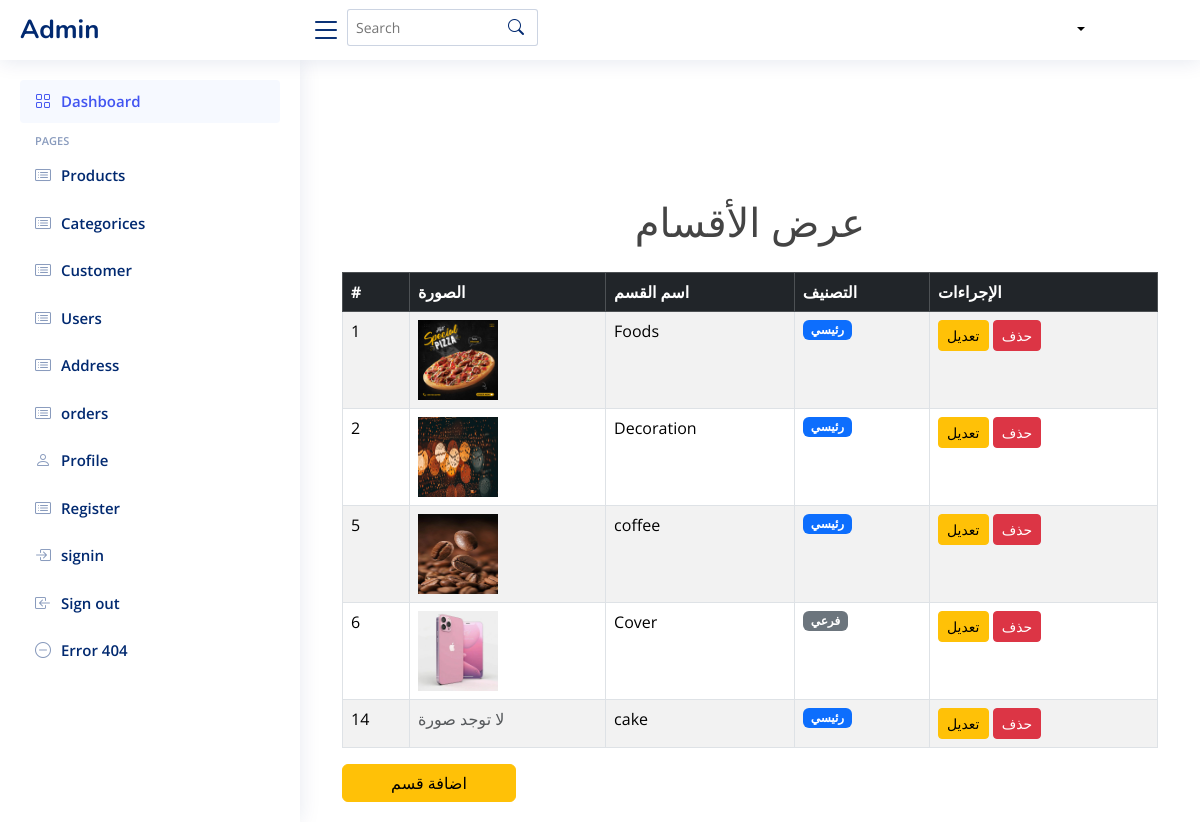
The page /showcate on the database as committed earlier.
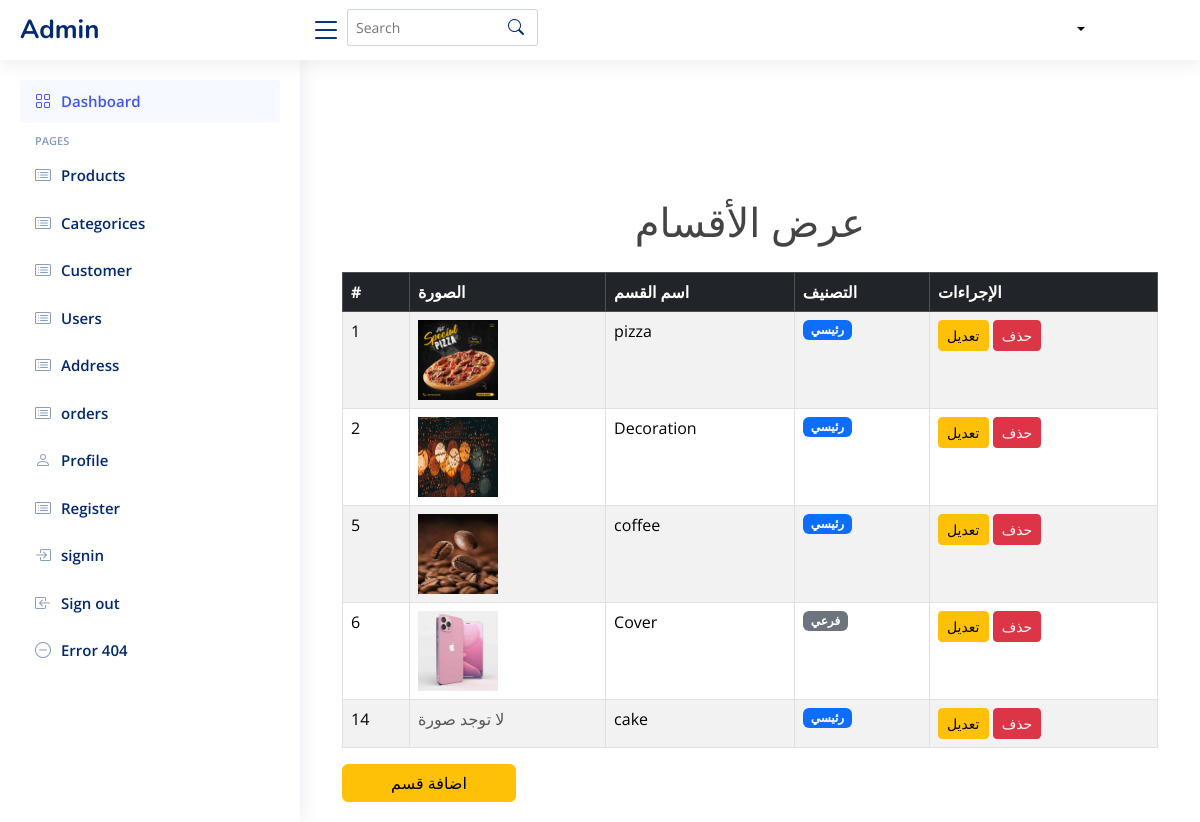
The same page on the database as committed later.
### tables this page shows
CREATE TABLE category (
    id INTEGER PRIMARY KEY AUTOINCREMENT,
    name TEXT  NULL,
    parent_id INTEGER,
    image TEXT,
    FOREIGN KEY (parent_id) REFERENCES categories (id) ON DELETE SET NULL
);

### app.py (the view)
@app.route('/showcate')
def categories():
    conn = get_db_connection()
    cursor = conn.cursor()
    cursor.execute("SELECT * FROM category")
    categories = cursor.fetchall()
    conn.close()
    return render_template('admin/showcate.html', categories=categories)

### app.py (called while the page is built)
def get_db_connection():
    conn = sqlite3.connect('database/Eshop.db')
    conn.row_factory = sqlite3.Row
    return conn

### templates/admin/showcate.html
{%include 'admin/header.html'%}
  <main id="main" class="main">
    <div class="container mt-5">
        <h1 class="text-center mb-4">عرض الأقسام</h1>
        <table class="table table-bordered table-striped">
            <thead class="table-dark">
                <tr>
                    <th>#</th>
                    <th>الصورة</th>
                    <th>اسم القسم</th>
                    <th>التصنيف</th>
                    <th>الإجراءات</th>
                </tr>
            </thead>
            <tbody>
                {% for category in categories %}
                <tr>
                    <td>{{ category['id'] }}</td>
                    <td>
                        {% if category['image'] %}
                            <img src="{{ category['image'] }}" alt="صورة {{ category['name'] }}" width="80" height="80">
                        {% else %}
                            <span class="text-muted">لا توجد صورة</span>
                        {% endif %}
                    </td>
                    <td>{{ category['name'] }}</td>
                    <td>
                        {% if category['parent_id'] %}
                            <span class="badge bg-secondary">فرعي</span>
                        {% else %}
                            <span class="badge bg-primary">رئيسي</span>
                        {% endif %}
                    </td>
                    <td>
                        <a href="{{ url_for('edit_category', category_id=category['id']) }}" class="btn btn-warning btn-sm">تعديل</a>
                        <a href="{{ url_for('delete_category', category_id=category['id']) }}" class="btn btn-danger btn-sm" onclick="return confirm('هل أنت متأكد من الحذف؟');">حذف</a>
                    </td>
                </tr>
                {% endfor %}
            </tbody>
        </table>
        <a href="{{ url_for('add_category') }}" class="btn btn-warning ps-5 pe-5">اضافة قسم</a>
    </div>
    </main>
</body>
</html>

### templates/admin/header.html (shortened to what this page needs)
<!DOCTYPE html>
<html lang="en">
<head>
<!DOCTYPE html>
<html lang="en">
<head>
  <link href="https://cdn.jsdelivr.net/npm/bootstrap@5.3.0/dist/css/bootstrap.min.css" rel="stylesheet">
  <link href="static/vendor/bootstrap/css/bootstrap.min.css" rel="stylesheet">
  <link href="static/vendor/bootstrap-icons/bootstrap-icons.css" rel="stylesheet">
  <link href="static/vendor/boxicons/css/boxicons.min.css" rel="stylesheet">
  <link href="static/vendor/quill/quill.snow.css" rel="stylesheet">
  <link href="static/vendor/quill/quill.bubble.css" rel="stylesheet">
  <link href="static/vendor/remixicon/remixicon.css" rel="stylesheet">
  <link href="static/vendor/simple-datatables/style.css" rel="stylesheet">
  <link rel="stylesheet" href="static/css/fontawesome.min.css">
  <link rel="stylesheet" href="static/css/fontawesome.css">
  <link rel="stylesheet" href="static/css/all.min.css">
  <link href="static/css/index.css" rel="stylesheet">
</head>
<body>
  <header id="header" class="header fixed-top d-flex align-items-center">
    <div class="d-flex align-items-center justify-content-between">
      <a href="{{ url_for('home') }}" class="logo d-flex align-items-center">
        <span class="d-none d-lg-block">Admin</span>
      </a>
      <i class="bi bi-list toggle-sidebar-btn"></i>
    </div>
    <div class="search-bar">
      <form class="search-form d-flex align-items-center" method="POST" action="#">
        <input type="text" name="query" placeholder="Search" title="Enter search keyword">
        <button type="submit" title="Search"><i class="bi bi-search"></i></button>
      </form>
    </div>
      <nav class="navbar">
    <div class=" pro-info nav-item dropdown drop  p-0 d-flex ">
      <a class="info nav-link dropdown-toggle" href="#" role="button" data-bs-toggle="dropdown" aria-expanded="false">
      </a>
    </div>
    </nav>
  </header>
  <aside id="sidebar" class="sidebar">
    <ul class="sidebar-nav" id="sidebar-nav">
      <li class="nav-item">
        <a class="nav-link " href="{{url_for('home')}}">
          <i class="bi bi-grid"></i>
          <span>Dashboard</span>
        </a>
      </li>
      <li class="nav-heading">Pages</li>
      <li class="nav-item">
        <a class="nav-link collapsed" href="{{ url_for('show_product')}}">
          <i class="bi bi-card-list"></i>
          <span>Products</span>
        </a>
        </li>
        <li class="nav-item">
        <a class="nav-link collapsed" href="{{ url_for('categories') }}">
          <i class="bi bi-card-list"></i>
          <span>Categorices</span>
        </a>
      </li>
        <li class="nav-item">
        <a class="nav-link collapsed" href="{{url_for('show_seller')}}">
          <i class="bi bi-card-list"></i>
          <span>Customer</span>
        </a>
        </li>
      <li class="nav-item">
        <a class="nav-link collapsed" href="customer.html">
          <i class="bi bi-card-list"></i>
          <span>Users</span>
        </a>
      </li>
      <li class="nav-item">
        <a class="nav-link collapsed" href="address.html">
          <i class="bi bi-card-list"></i>
          <span>Address</span>
        </a>
      </li>
      <li class="nav-item">
        <a class="nav-link collapsed" href="orders.html">
          <i class="bi bi-card-list"></i>
          <span>orders</span>
        </a>
      </li>
      <li class="nav-item">
        <a class="nav-link collapsed" href="profile.html">
          <i class="bi bi-person"></i>
          <span>Profile</span>
        </a>
      </li>
      <li class="nav-item">
        <a class="nav-link collapsed" href="signup.html">
          <i class="bi bi-card-list"></i>
          <span>Register</span>
        </a>
      </li>
      <li class="nav-item">
        <a class="nav-link collapsed" href="signin.html">
          <i class="bi bi-box-arrow-in-right"></i>
          <span>signin</span>
        </a>
      </li>
      <li class="nav-item">
        <a class="nav-link collapsed" href="logout.html">
          <i class="bi bi-box-arrow-in-left"></i>
          <span>Sign out</span>
        </a>
      </li>
      <li class="nav-item">
        <a class="nav-link collapsed" href="pages-error-404.html">
          <i class="bi bi-dash-circle"></i>
          <span>Error 404</span>
        </a>
      </li>
    </ul>
  </aside>

### static/css/index.css (style rules this page uses)
:root { scroll-behavior: smooth; }
body { font-family: "Open Sans", sans-serif; background: #ffffff; color: #444444; }
a { color: #000; text-decoration: none; }
h1, h2, h3, h4, h5, h6 { font-family: "Nunito", sans-serif; }
.navbar { padding: 10px; background-color: #ffffff; margin-left: 500px; }
.navbar a, .navbar a:focus { display: flex; align-items: center; justify-content: space-between; padding: 5px 15px 7px 15px; margin-left: 5px; font-size: 14px; color: #000; white-space: nowrap; transition: 0.3s; border-radius: 50px; }
#main { margin-top: 60px; padding: 20px 30px; transition: all 0.3s; }
.logo { line-height: 1; }
@media (min-width: 1200px) { .logo { width: 280px; } }
.logo span { font-size: 26px; font-weight: 700; color: #012970; font-family: "Nunito", sans-serif; }
.header { transition: all 0.5s; z-index: 997; height: 60px; box-shadow: 0px 2px 20px rgba(1, 41, 112, 0.1); background-color: #fff; padding-left: 20px; }
.header .toggle-sidebar-btn { font-size: 32px; padding-left: 10px; cursor: pointer; color: #012970; }
.header .search-bar { margin-top: 10px; padding: 0 5px; }
.header .search-form { width: 100%; }
.header .search-form input { border: 0; font-size: 14px; color: #012970; border: 1px solid rgba(1, 41, 112, 0.2); padding: 7px 38px 7px 8px; border-radius: 3px; transition: 0.3s; width: 100%; }
.header .search-form button { border: 0; padding: 0; margin-left: -30px; background: none; }
.header .search-form button i { color: #012970; }
.sidebar { position: fixed; top: 60px; left: 0; bottom: 0; width: 300px; z-index: 996; transition: all 0.3s; padding: 20px; overflow-y: auto; scrollbar-width: thin; scrollbar-color: #aab7cf transparent; box-shadow: 0px 0px 20px rgba(1, 41, 112, 0.1); background-color: #fff; }
@media (min-width: 1200px) { #main, #footer { margin-left: 300px; } }
.sidebar-nav { padding: 0; margin: 0; list-style: none; }
.sidebar-nav li { padding: 0; margin: 0; list-style: none; }
.sidebar-nav .nav-item { margin-bottom: 5px; }
.sidebar-nav .nav-heading { font-size: 11px; text-transform: uppercase; color: #899bbd; font-weight: 600; margin: 10px 0 5px 15px; }
.sidebar-nav .nav-link { display: flex; align-items: center; font-size: 15px; font-weight: 600; color: #4154f1; transition: 0.3; background: #f6f9ff; padding: 10px 15px; border-radius: 4px; }
.sidebar-nav .nav-link i { font-size: 16px; margin-right: 10px; color: #4154f1; }
.sidebar-nav .nav-link.collapsed { color: #012970; background: #fff; }
.sidebar-nav .nav-link.collapsed i { color: #899bbd; }
input { padding: 5px; margin: 0; border: 1px solid #ccc; border-radius: 10px; }
a { color: #fff; }

Rows that differ between the two databases and show on the page:
changed category id 1: name "Foods" → "pizza"
